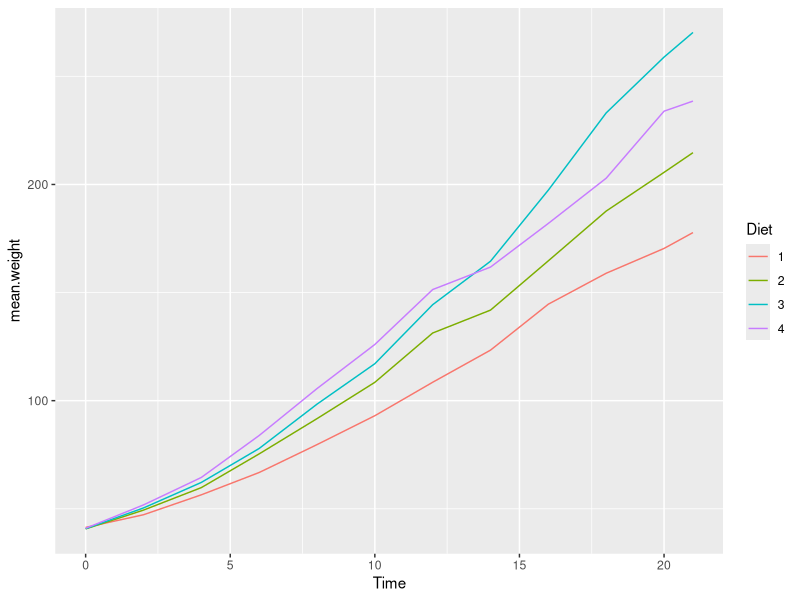

The R script that drew this image: (Note: this script raises an error after producing the figure.)
# This script contains examples of using dplyr, tidyr and ggplot. 
# One example based on the ChickWeight dataset. One example based on the iris dataset
# Both datasets are built in R. So you dont have to upload anything.

# To upload the .csv files.
# This can be done from the menu "Files". Click on the csv file and click on import. 

# Before running the code, make sure to activate the libraries by running these lines of code
# You can run a line of code by putting your cursor somwhere in the line and hit cmd + return for Mac
# For windows it is cntrl + enter. 

library(dplyr)
library(tidyr)
library(ggplot2)

##########################################################################################
# ChickWeight Example
##########################################################################################
# We use  split-apply-combine here on the ChickWeight dataset.
# First we split by Time and Diet using the function group_by(). Then we compute the mean and variance. 

ChickWeight %>% 
  group_by(Time,Diet) %>% 
  summarise(mean.weight = mean(weight), var.weight = var(weight))

# Notice that the outcome is only displayed on the console. 
# To store the outcome of this computation we need to assign it to a variable
# We create a dataframe here named df and store the result of the computation

df <- ChickWeight %>% 
  group_by(Time,Diet) %>% 
  summarise(mean.weight = mean(weight))

# We can plot the result of this computation. Notice that the result if not saved.
# The outcome is a visualisation which can be saved as an image
ChickWeight %>% 
  group_by(Time,Diet) %>% 
  summarise(mean.weight = mean(weight)) %>% 
  # Create an emply ggplot object
  ggplot()+
  #define the aestherics for the line geometry
  geom_line(aes(x = Time, y = mean.weight, color = Diet))+
  #save as a .png. You can choose other formats like .pdf, .svg and .jpeg
  ggsave("weight_per_diet_over_time.png")

# This plot does not include the variance. We can used the same code and add the variance.
# We have to add the variance to the summarise step first then add it to the plot
ChickWeight %>% 
  group_by(Time,Diet) %>% 
  # Here we create var.weight as the standard deviation (sd) in weight
  summarise(mean.weight = mean(weight), sd.weight = sd(weight)) %>% 
  # Create an emply ggplot object
  ggplot()+
  # Define the aestherics for the line geometry
  geom_line(aes(x = Time, y = mean.weight, color = Diet))+
  # Add a ribbon around the mean. The ribbons require ymin and ymax
  geom_ribbon(aes(x = Time, ymin = mean.weight - sd.weight, ymax = mean.weight + sd.weight, fill = Diet), alpha = 0.3)+
  #save as a .png. You can choose other formats like .pdf, .svg and .jpeg
  ggsave("weight_sd_per_diet_over_time.png")

# The plot is not easily readable. So lets facet it. Use the same code and add one line
ChickWeight %>% 
  group_by(Time,Diet) %>% 
  # Here we create var.weight as the standard deviation (sd) in weight
  summarise(mean.weight = mean(weight), sd.weight = sd(weight)) %>% 
  # Create an emply ggplot object
  ggplot()+
  # Define the aestherics for the line geometry
  geom_line(aes(x = Time, y = mean.weight, color = Diet))+
  # Add a ribbon around the mean. The ribbons require ymin and ymax
  geom_ribbon(aes(x = Time, ymin = mean.weight - sd.weight, ymax = mean.weight + sd.weight, fill = Diet), alpha = 0.3)+
  facet_wrap(~Diet)+
#save as a .png. You can choose other formats like .pdf, .svg and .jpeg
ggsave("weight_sd_per_diet_over_time_facet.png")

##########################################################################################
# Iris Example
##########################################################################################
# The iris dataset is about different types or flowers. There are three Species. For each four 
# different lengths of leaves are measured. 

# Have a look at the data
iris %>% View()

# We want to create a matrix with species on the x-axis and the four different measures on the y-axis
# So we have to transform the dataset to a table with three columns 
# One column with the species. One column with the measure. One column with the value
# For that we use the function gather() to convert the dataset from a wide format to a long format

df_iris <- iris %>%
  gather(key = "Measure", value = "Length", c("Sepal.Length","Sepal.Width","Petal.Length","Petal.Width"))

# What is happening here is the following
# Instead of having four columns, one for each measure, a key column named measure is created
# This column contains labels for the different measures. 
# The values are stored in a column named Length. 

# You can view the result here
df_iris %>% View()

# Now we can create a plot
df_iris %>% 
  # Do a simple analysis first
  group_by(Species, Measure) %>% 
  summarise(mean.length = mean(Length)) %>% 
  ggplot()+
  # Add geom_tile. This needs three values. In addition to x and y you need to choose a 
  # variable to fill the squares.
  # Notice that color = white adds a border around the squares
  geom_tile(aes(x = Species, y = Measure, fill = mean.length), color = "white", size = 1)+
  # This makes sure that the tiles are square. Looks nicer
  coord_equal()+
  # This reduces the plot to a minimal theme. Also nicer visually.
  theme_minimal()+
  ggsave("iris_heatmap.png")


# You can add the actual values to the plot by adding atext layer
df_iris %>% 
  group_by(Species, Measure) %>% 
  summarise(mean.length = mean(Length)) %>% 
  ggplot()+
  geom_tile(aes(x = Species, y = Measure, fill = mean.length), color = "white", size = 1)+
  # This adds the mean values to the squares. Notice that we use label to diplay the text
  geom_text(aes(x = Species, y = Measure, label = mean.length), color = "white")+
  coord_equal()+
  theme_minimal()+
  ggsave("iris_heatmap.png")

